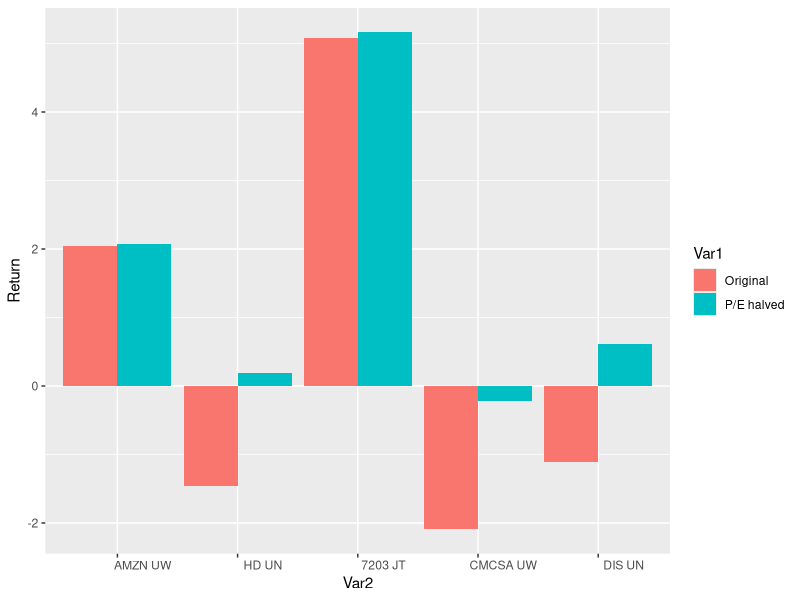

Write the R code that produced this figure. (Note: this script raises an error after producing the figure.)
#### 1ere partie
#### Les commentaires sont en anglais

data <- read.csv(row.names=1,
                 text="Ticker,Sector,MarketCap,Beta,GrossMargin,PEG,PE,PBR,DivYield,ROE,ROIC,Volatility,FwdReturn,Return1m,Return12m,NetDebtEquity
                 AAPL UW,Information Technology,562022.0,1.38,38.80,2.12,11.84,4.38,2.00,39.06,27.47,21.97,2.36,11.49,-13.70,0.19
                 MSFT UW,Information Technology,442557.0,1.23,62.66,NA,19.39,5.96,2.36,12.34,8.72,22.65,2.01,13.69,27.42,-0.79
                 XOM UN,Energy,368876.0,0.82,21.54,NA,24.26,2.14,3.28,7.58,6.63,13.99,-1.18,-0.78,13.34,0.22
                 JNJ UN,Health Care,344596.0,0.75,69.43,0.20,18.06,4.74,2.40,21.89,17.51,9.79,-4.07,5.27,29.44,-0.23
                 AMZN UW,Consumer Discretionary,359676.0,1.34,33.48,0.00,91.71,24.27,0.00,9.10,4.35,27.04,1.36,6.31,43.07,0.10
                 GE UN,Industrials,279053,1.02,34.08,0.03,19.02,3.14,2.95,8.33,2.72,17.84,0.32,4.38,23.61,1.22
                 FB UW,Information Technology,355708,1.17,83.88,0.47,27.29,7.52,0.00,11.02,11.01,17.89,1.76,10.91,31.18,-0.44
                 NESN VX,Consumer Staples,250209,0.78,49.62,NA,22.10,3.84,2.90,13.69,11.59,13.88,0.77,5.11,10.82,0.24
                 T UN,Telecommunication Services,266320,0.46,38.60,NA,14.68,2.16,4.39,13.19,6.59,11.39,-5.57,2.46,30.59,0.98
                 JPM UN,Financials,231060,1.25,NA,0.51,10.71,1.04,2.75,9.69,4.09,24.89,5.52,8.54,-3.00,2.27
                 WFC UN,Financials,242176,1.07,NA,0.94,11.59,1.40,3.13,11.75,5.69,20.34,6.75,4.40,-13.69,1.82
                 GOOG UW,Information Technology,527988,1.21,61.78,0.40,20.29,4.27,0.00,14.24,13.93,16.61,-0.23,9.69,18.78,-0.57
                 PG UN,Consumer Staples,228360,0.60,50.23,NA,21.47,3.92,3.11,14.03,10.80,11.36,2.01,3.66,9.32,0.33
                 PFE UN,Health Care,223762,0.61,72.03,0.09,14.45,3.55,3.09,11.65,8.10,12.78,-4.86,6.48,7.43,0.32
                 VZ UN,Telecommunication Services,225851,0.60,47.56,2.26,13.93,12.12,4.05,128.45,14.94,12.93,-5.56,1.08,25.13,5.58
                 CVX UN,Energy,193144,1.23,8.07,NA,30.39,1.28,4.18,0.85,0.70,16.28,-0.83,0.16,15.52,0.22
                 NOVN VX,Health Care,197850,1.09,64.35,NA,16.84,2.78,3.36,9.13,7.54,18.76,-3.61,3.68,-15.70,0.32
                 BRK/B UN,Financials,355729,0.88,24.96,1.22,18.60,1.38,0.00,9.80,7.20,15.94,4.31,2.95,0.84,0.17
                 KO UN,Consumer Staples,188263,0.57,59.90,NA,22.08,7.59,3.07,27.08,13.62,13.52,-0.46,-1.20,11.11,0.99
                 MRK UN,Health Care,162462,0.82,62.81,0.71,15.67,3.71,3.10,10.08,6.56,16.40,7.04,5.13,5.11,0.29
                 ROG VX,Health Care,218243,1.04,69.34,0.02,15.97,10.05,3.27,43.70,23.02,20.07,-3.11,-0.28,-8.42,0.66
                 HD UN,Consumer Discretionary,170865,1.06,32.27,0.91,20.51,27.17,1.78,93.09,28.78,15.99,-2.48,8.18,22.59,2.79
                 INTC UW,Information Technology,164400,1.41,62.20,0.12,13.30,2.69,2.81,19.46,15.12,21.46,3.74,11.48,24.05,0.17
                 BAC UN,Financials,148041,1.46,NA,NA,10.19,0.63,1.38,6.18,3.22,33.22,11.90,15.59,-16.82,1.12
                 7203 JT,Consumer Discretionary,173183,0.94,20.05,5.23,10.57,1.07,3.56,13.60,8.60,33.75,5.84,17.77,-25.12,0.76
                 CMCSA UW,Consumer Discretionary,162195,0.69,58.39,0.99,17.97,3.10,1.52,15.72,8.27,13.67,-2.96,8.05,10.63,0.95
                 CSCO UW,Information Technology,153688,1.37,62.51,0.63,12.52,2.46,2.92,16.91,12.63,19.58,2.98,10.83,11.97,-0.56
                 V UN,Information Technology,184419,0.93,78.23,0.91,24.14,5.81,0.67,23.85,18.68,21.15,3.83,5.36,6.71,-0.17
                 PM UN,Consumer Staples,155536,0.72,64.38,0.03,21.19,NA,4.05,NA,50.88,16.76,-0.33,0.57,21.11,-2.11
                 PEP UN,Consumer Staples,156954,0.62,54.91,NA,21.84,13.99,2.58,38.27,12.83,12.88,-1.30,5.86,15.84,2.04
                 005930 KP,Information Technology,194464,0.99,37.45,0.54,9.58,1.28,1.36,11.65,11.54,21.70,5.26,7.80,24.56,-0.36
                 700 HK,Information Technology,226081,0.96,58.39,0.62,31.22,11.53,0.25,28.87,19.78,23.56,8.20,10.85,29.39,-0.83
                 DIS UN,Consumer Discretionary,163115,1.06,41.35,1.08,15.75,3.70,1.43,20.22,15.49,15.01,-1.55,0.57,-17.93,0.37
                 HSBA LN,Financials,130240,1.19,NA,NA,11.19,0.73,6.91,6.44,3.34,19.57,15.59,10.66,-7.94,0.22
                 IBM UN,Information Technology,153528,0.96,48.76,0.18,11.59,10.33,3.24,95.80,25.52,18.82,-0.23,10.75,4.66,2.06
                 C UN,Financials,127286,1.62,NA,1.22,8.83,0.61,0.46,7.16,3.81,34.88,8.97,9.40,-23.90,1.24
                 2330 TT,Information Technology,130621,0.97,45.46,0.80,13.34,3.49,3.48,24.33,20.89,20.60,2.03,12.42,36.80,-0.31
                 ORCL UN,Information Technology,169536,1.10,74.74,0.30,14.61,3.72,1.46,18.82,10.76,19.97,0.44,5.65,6.50,-0.23
                 MO UN,Consumer Staples,132286,0.46,62.41,0.31,21.00,48.25,3.27,205.76,35.00,11.90,-2.38,-1.18,26.19,3.29
                 UNH UN,Health Care,136613,0.83,NA,0.34,16.68,3.88,1.40,17.93,10.94,13.06,-4.99,2.92,19.52,0.66")

library(randomForest)
library(ggplot2)

library(reshape2)

# impute missing values using the forward return as the response, and grow the forest
data$Sector=as.factor(data$Sector)
dataInit<-data

data <- rfImpute(FwdReturn~.,data) #Question 1: use the rfImpute function to replace missing values in the dataset data
rf <- randomForest(FwdReturn~., data=data , ntree=1000) #Question 2: run a random forest with the randomForest function using dataset data and 1000 trees. The target variable is FwdReturn.


# grab the consumer discretionary names
x <- data[data$Sector == 'Consumer Discretionary', ]
# the fitted returns for comparison
z <- predict(rf, x) #Question 3: predict values for x using rf

  
# now imagine the valuations half but everything else stays the same
x$PE <- x$PE * 0.5
y <- predict(rf, x) #Question 4: predict new values for x using rf
ggplot(melt(rbind('Original'=z, 'P/E halved'=y), value.name='Return'),
       aes(Var2, Return, fill=Var1)) + geom_bar(stat='identity', position='dodge')

#Question 5: plot using the command above and compare estimates. Are these results expected ?
# The result here are expected ? 

# Looking under the hood
# Visualising the individual forest densities

library(data.table)

# predict again, and include the invidual tree estimates
y <- predict(rf, x, predict.all=T)
# put the individual estimates in a long format

z <- data.table(melt(y$individual, value.name = "Return"))   #Question 6: use the melt function on y$individual
# predict(rf, x) is just the equal-weighted average across the trees
z[, mean(Return), by=Var1]

#Question 7: compare y$aggregate and z[, mean(Return), by=Var1]. Are they equal ? They should be.
# Le graphique représente les returns de chaque prédiction(arbres) pour chaque entreprises


# plot the density of the predictions in the forest
ggplot(z, aes(x=Return, fill=Var1)) + geom_density(alpha=0.25) +
  geom_vline(data=z[, mean(Return), by=Var1], aes(xintercept=V1, colour=Var1),
             linetype="dashed", size=1)



# Variable importance
# you need to run with importance=T, to get the change in error
rf <- randomForest(FwdReturn~., data=data, ntree=1000, importance=F, proximity=T)
varImpPlot(rf)


#Question 8: change importance to false and compare the charts
rf <- randomForest(FwdReturn~., data=data, ntree=1000, importance=T, proximity=T)
varImpPlot(rf)

# On voit tres bien ici en comparant les deux que il y a 4 variables d'importance qui restent dans le top 4 : Volatility, Sector, PE, PBR
# La methode est de remplacer chaque feature par une valeur aléatoire et mesurer l'erreur que que ca implique 

# you can also extract the variable importance directly like this
imp <- data.table(melt(importance(rf))) #Question 9: build imp using the melt and importance functions
imp
# and produce a similar plot to above

library(gridExtra)
imp <- lapply(levels(imp[, Var2]), function(l) { ggplot(imp[Var2==l]) +
    geom_point(aes(reorder(Var1, value), value)) + ggtitle(l) + coord_flip() +
    theme(axis.title.x=element_blank()) + theme(axis.title.y=element_blank()) })
do.call(grid.arrange, c(imp, ncol=2))

# Proximities
# Visualising proximities
library(RColorBrewer)
pal <- brewer.pal(9, 'Reds')
heatmap(rf$proximity, col=)#Question 10: run heatmap on variable proximity of rf with palette pal
#Question 11: check clusters, using the ids and Sector variable in data. Does this chart make any sense ?

# Tuning
# The effect of the "ntrees" parameter on predictions
# it's quite slow to run if ntrees is too large
#ntrees <- seq(1e2, 1e6, 1e5) takes too much time
#ntrees <- seq(1e2, 1e5, 1e3) also takes too much time
ntrees <- seq(1e2, 1e4, 1e2) #is a good start
paramtest <- rbindlist(lapply(ntrees, function(n) {
  rf <- randomForest(FwdReturn~., data=data , ntree= n)  #Question 12: grow a random forest with ntree=n
  pred <- predict(rf, x)
  data.table(melt(pred))[, `:=`(Var1=rownames(x), ntrees=n)]}))

# the predictions seem to converge
ggplot() + geom_line(data=paramtest, aes(ntrees, value, colour=Var1))

# The effect of the "ntrees" parameter on the error
#Question 13: build a variable nt similarly to the paramtest variable above, using rbind list and lapply
# nt should list the MSE by number of trees used

nt<- rbindlist(lapply(ntrees, function(n){
  rf <- randomForest(FwdReturn~., data=data , ntree= n)
  data.table(ntrees=n, MSE = tail(rf$mse,1))
}))

pred <- predict(rf, x)

ggplot(nt[ntrees>100], aes(ntrees, MSE)) + geom_point(alpha=0.1) + geom_smooth()

# Variable importance ordering vs the number of trees
# use as many trees as necessary to preserve variable importance ordering
imptest <- rbindlist(lapply(ntrees, function(n) {
  rf <- randomForest()#Question 14: grow a random forest using n trees and importance=T
  imp <- data.table(melt(importance(rf, type=1)))
  imp[, `:=`(ntree=n, rank=rank(value))]
  imp
}))
# but this data set is tiny and probably won't converge regardless of ntrees
ggplot(imptest) + geom_line(aes(ntree, rank, group=Var1, color=Var1)) +
  scale_y_continuous(breaks=seq(ncol(data)))

# The number of splitting variables (mtry)
# Number of splitting variables (mtry) vs error rate (MSE)
mtry <- seq(2, ncol(data)-1)
mtrytest <- rbindlist(lapply(mtry, function(m) {
  rf <- randomForest()#Question 15: grow a random forest using 1000000 trees and mtry as the variable variable
  data.table(mtry=m, MSE=tail(rf$mse, 1))
}))
ggplot(mtrytest, aes(mtry, MSE)) + geom_point() +
  scale_x_continuous(breaks=mtry) + geom_smooth(se=F) +
  geom_vline(data=mtrytest[which.min(mtrytest$MSE), ],
             aes(xintercept=mtry), linetype="dashed", size=1, colour='red')

# Conditional inference
# Predicting using the "party" package
library(party)
# leave the other control parameters untouched unless there's a good reason to change them!
cf <- cforest(FwdReturn~., data=data, control=cforest_unbiased(ntree=1e6, mtry=4))
predict(cf, x, OOB=T)
